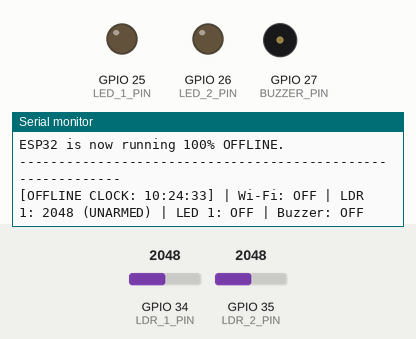
Recording of a sketch running on a simulated ESP32. Parts: output pins drawn as LEDs (lit = HIGH), buzzer (waves = sounding, pin HIGH), the last lines printed to the serial monitor. Inputs (shaded band) come from the test bench; at power-on: GPIO 34 (LDR_1_PIN) = 2048, GPIO 35 (LDR_2_PIN) = 2048. WiFi joins after 1.5 s; servers stay silent unless stated; the local clock reads 2024-03-15 10:24:30 at power-on unless the sketch sets it; EEPROM starts erased.

Above: at 4.4 s.
4.5 s: GPIO 34 (LDR_1_PIN) set to 960
At 6.1 s:
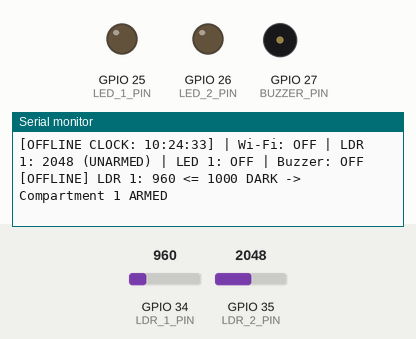
7.5 s: GPIO 34 (LDR_1_PIN) set to 1040
At 8.9 s:
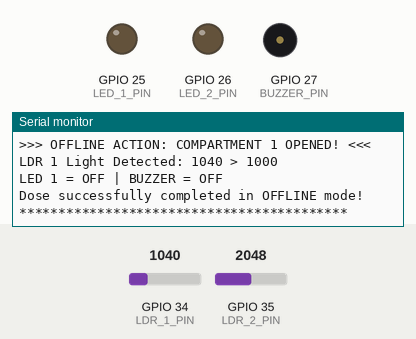

The sketch:

dosesure_esp32_phase9_offline_reminder.ino
```cpp
// =========================================================================
// DOSESURE ESP32 SMART PILLBOX — PHASE 9 OFFLINE REMINDER TEST FIRMWARE
// =========================================================================
// Procedure:
// 1. Syncs NTP time and schedule while connected.
// 2. Intentionally disconnects Wi-Fi.
// 3. Demonstrates that offline:
//    - Clock continues ticking accurately via time.h
//    - Scheduled dose time activates LED and Buzzer
//    - LDR sensor detects opening and turns OFF LED and Buzzer
// =========================================================================

#include <WiFi.h>
#include <HTTPClient.h>
#include <Preferences.h>
#include <time.h>

Preferences prefs;

// Wi-Fi Configuration
const char* WIFI_SSID     = "NIRMAAN-2026";
const char* WIFI_PASSWORD = "Nirmaan25hr";

// DoseSure Server Configuration
const char* SERVER_HOST = "10.110.6.124";
const int   SERVER_PORT = 3000;
const char* DEVICE_ID   = "BOX01";

// Hardware Pin Configuration (PRESERVED)
const int LDR_1_PIN  = 34;
const int LDR_2_PIN  = 35;
const int LED_1_PIN  = 25;
const int LED_2_PIN  = 26;
const int BUZZER_PIN = 27;

const int LDR_1_THRESHOLD = 1000;
const int LDR_2_THRESHOLD = 1000;

// Dynamic Schedule
int dose1Hour   = 0;
int dose1Minute = 0;
int dose2Hour   = 0;
int dose2Minute = 0;
int doseWindowMinutes = 15;

bool dose1Active = false;
bool dose1Armed  = false;
bool dose1Taken  = false;

bool dose2Active = false;
bool dose2Armed  = false;
bool dose2Taken  = false;

void updateBuzzer() {
  if (dose1Active || dose2Active) {
    digitalWrite(BUZZER_PIN, HIGH);
  } else {
    digitalWrite(BUZZER_PIN, LOW);
  }
}

void loadScheduleFromNVS() {
  prefs.begin("dosesure", true);
  if (prefs.getBool("has_sched", false)) {
    dose1Hour         = prefs.getInt("d1_h", 8);
    dose1Minute       = prefs.getInt("d1_m", 0);
    dose2Hour         = prefs.getInt("d2_h", 20);
    dose2Minute       = prefs.getInt("d2_m", 0);
    doseWindowMinutes = prefs.getInt("win_m", 30);
  }
  prefs.end();
}

void setup() {
  Serial.begin(115200);
  delay(1500);

  Serial.println("\n==========================================");
  Serial.println("  DOSESURE — PHASE 9 OFFLINE REMINDER     ");
  Serial.println("==========================================");

  pinMode(LDR_1_PIN, INPUT);
  pinMode(LDR_2_PIN, INPUT);
  pinMode(LED_1_PIN, OUTPUT);
  pinMode(LED_2_PIN, OUTPUT);
  pinMode(BUZZER_PIN, OUTPUT);
  digitalWrite(LED_1_PIN, LOW);
  digitalWrite(LED_2_PIN, LOW);
  digitalWrite(BUZZER_PIN, LOW);

  loadScheduleFromNVS();

  // 1. Initial Connection for Sync
  WiFi.disconnect(true);
  delay(200);
  WiFi.mode(WIFI_STA);
  WiFi.setSleep(false);
  WiFi.begin(WIFI_SSID, WIFI_PASSWORD);

  int attempts = 0;
  Serial.print("Connecting to Wi-Fi for initial NTP sync");
  while (WiFi.status() != WL_CONNECTED && attempts < 30) {
    delay(500);
    Serial.print(".");
    attempts++;
  }

  if (WiFi.status() == WL_CONNECTED) {
    Serial.println("\nWi-Fi connected!");
    configTime(19800, 0, "pool.ntp.org", "time.nist.gov");
    struct tm ti;
    int ntpAttempts = 0;
    while (!getLocalTime(&ti) && ntpAttempts < 20) {
      delay(500);
      Serial.print(".");
      ntpAttempts++;
    }
    if (getLocalTime(&ti)) {
      Serial.println("\nNTP clock synchronized!");
      Serial.println(&ti, "Current Time: %Y-%m-%d %H:%M:%S");

      // Set Compartment 1 test dose to 1 minute ahead of current clock
      dose1Hour = ti.tm_hour;
      dose1Minute = ti.tm_min + 1;
      if (dose1Minute >= 60) {
        dose1Minute = 0;
        dose1Hour = (dose1Hour + 1) % 24;
      }
      Serial.printf("Test Dose set for Compartment 1 at: %02d:%02d\n", dose1Hour, dose1Minute);
    }

    // 2. NOW DISCONNECT WI-FI COMPLETELY
    Serial.println("\n------------------------------------------------------------");
    Serial.println("[PHASE 9 TEST] NOW INTENTIONALLY DISCONNECTING WI-FI...");
    WiFi.disconnect(true);
    WiFi.mode(WIFI_OFF);
    Serial.println("Wi-Fi status: OFF (Disconnected from network)");
    Serial.println("ESP32 is now running 100% OFFLINE.");
    Serial.println("------------------------------------------------------------\n");
  } else {
    Serial.println("\nWi-Fi initial connect failed. Testing with NVS schedule.");
  }
}

void loop() {
  int ldr1 = analogRead(LDR_1_PIN);
  int ldr2 = analogRead(LDR_2_PIN);

  struct tm timeinfo;
  bool clockOk = getLocalTime(&timeinfo, 10);

  if (clockOk) {
    int curMin = timeinfo.tm_hour * 60 + timeinfo.tm_min;
    int s1Min = dose1Hour * 60 + dose1Minute;

    // Check Dose 1 Window
    if (!dose1Taken && curMin >= s1Min && curMin < (s1Min + doseWindowMinutes)) {
      if (!dose1Active) {
        dose1Active = true;
        digitalWrite(LED_1_PIN, HIGH);
        Serial.println("\n******************************************");
        Serial.println(">>> OFFLINE ALARM: DOSE 1 TIME REACHED! <<<");
        Serial.println("Wi-Fi is OFF, but internal clock triggered:");
        Serial.println("LED 1 = ON | BUZZER = ON");
        Serial.println("Open Compartment 1 (uncover LDR 1) to take dose");
        Serial.println("******************************************\n");
      }
    }
  }

  // LDR 1 Detection while OFFLINE
  if (!dose1Armed && ldr1 <= LDR_1_THRESHOLD) {
    dose1Armed = true;
    Serial.printf("[OFFLINE] LDR 1: %d <= 1000 DARK -> Compartment 1 ARMED\n", ldr1);
  }

  if (dose1Armed && ldr1 > LDR_1_THRESHOLD) {
    dose1Armed = false;
    dose1Taken = true;
    dose1Active = false;
    digitalWrite(LED_1_PIN, LOW);
    updateBuzzer();

    Serial.println("\n******************************************");
    Serial.println(">>> OFFLINE ACTION: COMPARTMENT 1 OPENED! <<<");
    Serial.printf("LDR 1 Light Detected: %d > 1000\n", ldr1);
    Serial.println("LED 1 = OFF | BUZZER = OFF");
    Serial.println("Dose successfully completed in OFFLINE mode!");
    Serial.println("******************************************\n");
  }

  updateBuzzer();

  // Print offline status heartbeat every 3 seconds
  static unsigned long lastPrint = 0;
  if (millis() - lastPrint >= 3000) {
    lastPrint = millis();
    char timeBuf[32];
    if (clockOk) strftime(timeBuf, sizeof(timeBuf), "%H:%M:%S", &timeinfo);
    else snprintf(timeBuf, sizeof(timeBuf), "No Clock");

    Serial.printf("[OFFLINE CLOCK: %s] | Wi-Fi: OFF | LDR 1: %4d (%s) | LED 1: %s | Buzzer: %s\n",
                  timeBuf,
                  ldr1, dose1Armed ? "ARMED" : "UNARMED",
                  dose1Active ? "ON" : "OFF",
                  (dose1Active || dose2Active) ? "ON" : "OFF");
  }

  delay(400);
}
```

Measured:
- after the input at 4.5 s, the serial monitor: prints a new line after 0.35 s (image 1)
- after the input at 7.5 s, the serial monitor: prints a new line after 0.15 s (image 2)
